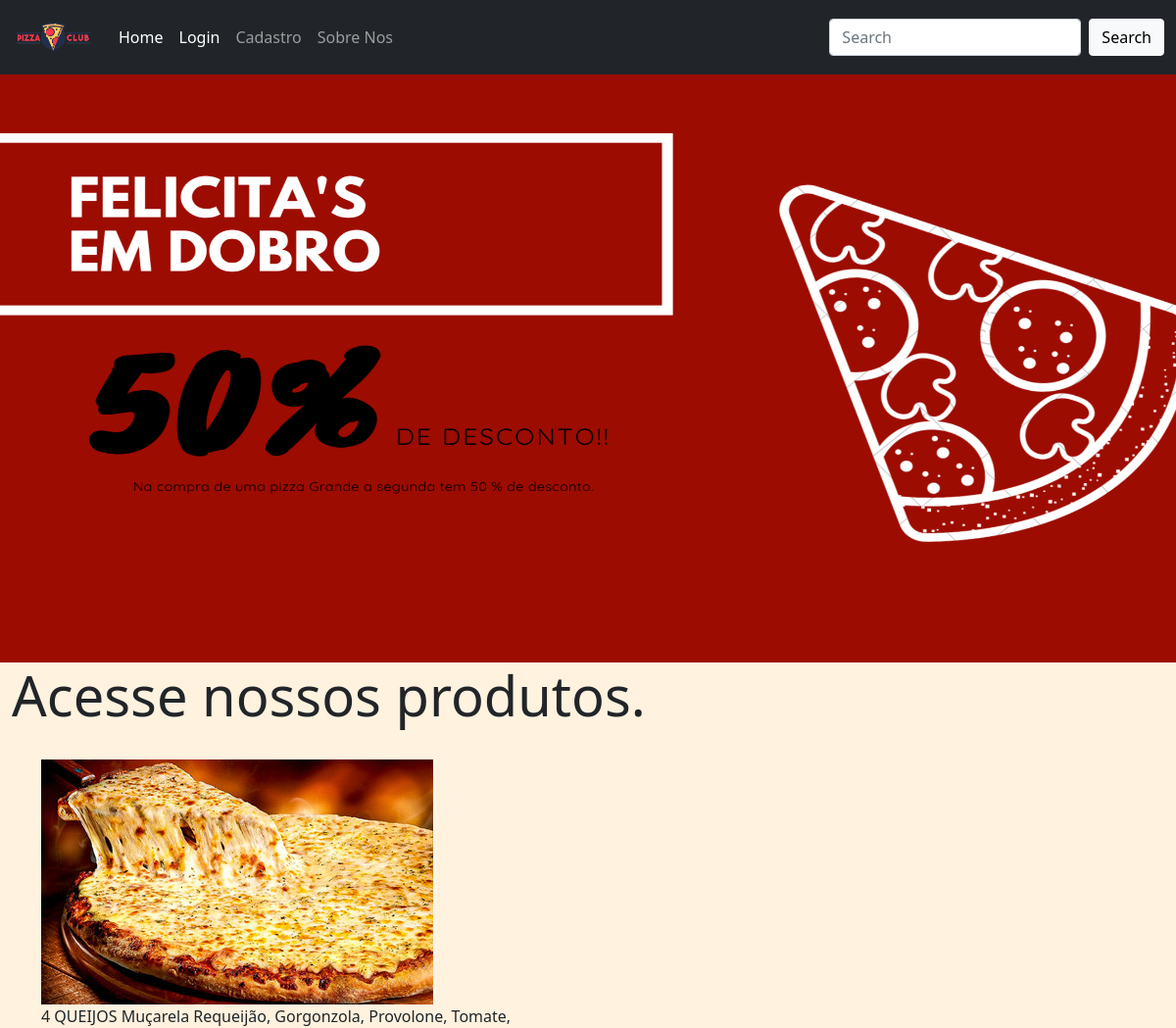
/2, run on the app's committed database.
### home/models.py (models this page shows, shortened)
class Pizzaria(models.Model):
    titulo = models.CharField(max_length=30)
    descricao = models.CharField(max_length=50)
    mostrar = models.BooleanField(default=True)
    foto = models.ImageField(blank=True,upload_to='fotos/%y/%m/%d/')

### home/views.py (the view)
# urls.py: path('<int:idbusca>', views.mostrar, name='pizzaria'),
def mostrar(request, idbusca):
    dados = get_object_or_404(Pizzaria, id=idbusca)
    return render(request, 'home/detPizza.html', {'dados': dados})

### home/templates/home/detPizza.html (shortened to what this page needs)
{% load static %}
<!doctype html>
<html lang="en">
<head>
</head>
<body style="background-color: rgb(255,242,223);">
    {% include 'menu.html' %}
  <div class="carousel-inner">
    <div class="carousel-item active">
      <img src="{% static 'images/pizza.png' %}" height="600px" class="d-block w-100" alt="...">
    </div>
    <br><br><br><br><br><br><br><br><br><br><br><br><br><br><br><br><br><br><br><br><br><br><br><br><br>
    <div style="margin-right:260px" class="jumbotron jumbotron-fluid">
        <div class="container">
            <h1 class="display-4">Acesse nossos produtos.</h1>
        </div>
      </div>
      <br>
    <div class="container" >
       {% if dados.foto  %}
       <img src="{{dados.foto.url}}" alt=""><br>
        {{dados.titulo}}
        {{dados.descricao}}
    {% endif %}
   </div>
</body>
</html>

### data on the page
Pizzaria: foto (picture), titulo "4 QUEIJOS", descricao "Muçarela Requeijão, Gorgonzola, Provolone, Tomate,"
